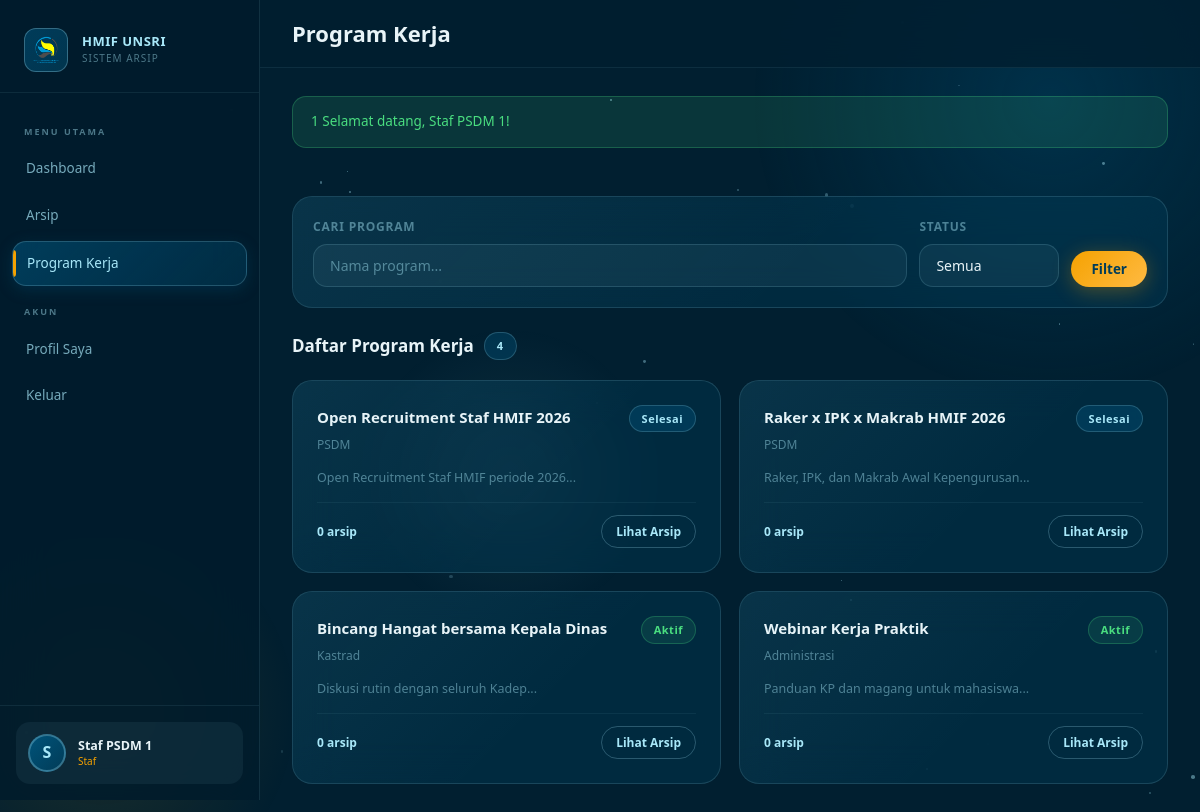
Screenshot of /programs/index.php (signed in) with the database file from the repository.
### tables this page shows
CREATE TABLE users (
    id INT PRIMARY KEY AUTO_INCREMENT,
    email VARCHAR(100) UNIQUE NOT NULL,
    password VARCHAR(255) NOT NULL,
    nama_lengkap VARCHAR(100) NOT NULL,
    foto_profil VARCHAR(255) NULL,
    role ENUM('ketua','waketua','sekum','bendum','kadin','wakadin','kadiv','staf') NOT NULL,
    department_id INT NULL,
    division_id INT NULL,
    is_active TINYINT(1) DEFAULT 1,
    created_at TIMESTAMP DEFAULT CURRENT_TIMESTAMP,
    updated_at TIMESTAMP DEFAULT CURRENT_TIMESTAMP ON UPDATE CURRENT_TIMESTAMP
);

CREATE TABLE programs (
    id INT PRIMARY KEY AUTO_INCREMENT,
    nama VARCHAR(200) NOT NULL,
    department_id INT NOT NULL,
    deskripsi TEXT,
    status ENUM('aktif','selesai','dibatalkan') DEFAULT 'aktif',
    created_at TIMESTAMP DEFAULT CURRENT_TIMESTAMP,
    FOREIGN KEY (department_id) REFERENCES departments(id) ON DELETE CASCADE
);

CREATE TABLE departments (
    id INT PRIMARY KEY AUTO_INCREMENT,
    nama VARCHAR(100) NOT NULL,
    kode VARCHAR(10) UNIQUE NOT NULL,
    deskripsi TEXT,
    created_at TIMESTAMP DEFAULT CURRENT_TIMESTAMP
);

### src/middleware/auth.php (called while the page is built, shortened)
<?php
function getCurrentUser() {
    $db = getDB();
    $stmt = $db->prepare("
        SELECT u.*, d.nama as dept_nama, d.kode as dept_kode,
               dv.nama as div_nama, dv.kode as div_kode
        FROM users u
        LEFT JOIN departments d ON u.department_id = d.id
        LEFT JOIN divisions dv ON u.division_id = dv.id
        WHERE u.id = ? AND u.is_active = 1
    ");
    $stmt->execute([$_SESSION['user_id']]);
    return $stmt->fetch();
}
function getRoleLabel($role) {
    $labels = [
        'ketua' => 'Ketua HMIF',
        'waketua' => 'Wakil Ketua',
        'sekum' => 'Sekretaris Umum',
        'bendum' => 'Bendahara Umum',
        'kadin' => 'Kepala Dinas',
        'wakadin' => 'Wakil Kepala Dinas',
        'kadiv' => 'Kepala Divisi',
        'staf' => 'Staf',
    ];
    return $labels[$role] ?? $role;
}

### src/helpers/functions.php (called while the page is built, shortened)
<?php
function sanitize($str) {
    return htmlspecialchars(trim($str), ENT_QUOTES, 'UTF-8');
}
function getFlash() {
    if (isset($_SESSION['flash'])) {
        $flash = $_SESSION['flash'];
        return $flash;
    }
    return null;
}

### programs/index.php (the view, shortened to what this page needs)
<?php
$pageTitle = 'Program Kerja';
require_once __DIR__ . '/../template/header.php';
$db = getDB();
$search = trim($_GET['search'] ?? '');
$where = ['1=1'];
$params = [];
$whereStr = implode(' AND ', $where);
$stmt = $db->prepare("
    SELECT p.*, d.nama as dept_nama,
           COUNT(a.id) as archive_count
    FROM programs p
    LEFT JOIN departments d ON p.department_id = d.id
    LEFT JOIN archives a ON p.id = a.program_id
    WHERE $whereStr
    GROUP BY p.id
    ORDER BY p.created_at DESC
");
$stmt->execute($params);
$programs = $stmt->fetchAll();
?>
<div class="page-content">
    <div class="glass-card" style="padding:20px;margin-bottom:24px" data-animate>
        <form method="GET">
            <div style="display:flex;flex-wrap:wrap;gap:12px;align-items:flex-end">
                <div style="flex:1;min-width:200px">
                    <label class="form-label">Cari Program</label>
                    <input type="text" name="search" class="form-control" placeholder="Nama program..." value="<?= sanitize($search) ?>">
                </div>
                <div style="min-width:140px">
                    <label class="form-label">Status</label>
                    <select name="status" class="form-control">
                        <option value="">Semua</option>
                    </select>
                </div>
                <div style="display:flex;gap:8px">
                    <button type="submit" class="btn btn-primary">Filter</button>
                </div>
            </div>
        </form>
    </div>
    <div class="section-header" data-animate>
        <div class="section-title">
            Daftar Program Kerja
            <span class="badge badge-blue"><?= count($programs) ?></span>
        </div>
    </div>
    <?php if (empty($programs)): ?>
    <div class="empty-state glass-card">
        <span class="empty-icon"></span>
        <div class="empty-title">Belum ada program kerja</div>
        <div class="empty-desc">Program kerja akan ditampilkan di sini</div>
    </div>
    <?php else: ?>
    <div style="display:grid;grid-template-columns:repeat(auto-fill,minmax(320px,1fr));gap:18px">
        <?php foreach ($programs as $prog): ?>
        <div class="glass-card" style="padding:24px" data-animate>
            <div style="display:flex;align-items:flex-start;justify-content:space-between;margin-bottom:14px">
                <div style="flex:1">
                    <div style="font-family:var(--font-display);font-size:15px;font-weight:700;color:var(--text-primary);margin-bottom:6px">
                        <?= sanitize($prog['nama']) ?>
                    </div>
                    <div style="font-size:12px;color:var(--text-muted)"><?= sanitize($prog['dept_nama']) ?></div>
                </div>
                <span class="badge <?= $prog['status'] == 'aktif' ? 'badge-green' : ($prog['status'] == 'selesai' ? 'badge-blue' : 'badge-red') ?>">
                    <?= ucfirst($prog['status']) ?>
                </span>
            </div>
            <?php if ($prog['deskripsi']): ?>
            <p style="font-size:12.5px;color:var(--text-muted);margin-bottom:14px;line-height:1.6">
                <?= sanitize(substr($prog['deskripsi'], 0, 100)) ?>...
            </p>
            <?php endif; ?>
            <div style="display:flex;align-items:center;justify-content:space-between;padding-top:12px;border-top:1px solid rgba(168,232,249,0.06)">
                <div style="display:flex;align-items:center;gap:6px">
                    <span style="font-size:12px;font-weight:600;color:var(--blue-light)"><?= $prog['archive_count'] ?> arsip</span>
                </div>
                <div style="display:flex;gap:8px">
                    <a href="<?= APP_URL ?>/archives/index.php?program_id=<?= $prog['id'] ?>" class="btn btn-outline btn-sm">Lihat Arsip</a>
                </div>
            </div>
        </div>
        <?php endforeach; ?>
    </div>
    <?php endif; ?>
</div>
<?php require_once __DIR__ . '/../template/footer.php'; ?>

### template/header.php (shortened to what this page needs)
<?php
require_once __DIR__ . '/../src/middleware/auth.php';
require_once __DIR__ . '/../src/helpers/functions.php';
$currentUser = getCurrentUser();
$flash = getFlash();
function getAvatarSrc($user) {
    return null;
}
$avatarSrc = getAvatarSrc($currentUser);
$initials = strtoupper(substr($currentUser['nama_lengkap'], 0, 1));
?>
<!DOCTYPE html>
<html lang="id">
<head>
    <link rel="stylesheet" href="<?= APP_URL ?>/public/assets/css/main.css">
</head>
<body>
<div class="bg-animated"><div class="bg-orb"></div></div>
<aside class="sidebar" id="sidebar">
    <div class="sidebar-logo">
        <div style="width:44px;height:44px;border-radius:12px;background:linear-gradient(135deg,rgba(0,83,122,0.6),rgba(1,60,88,0.8));border:1.5px solid rgba(168,232,249,0.3);display:flex;align-items:center;justify-content:center;font-size:22px;flex-shrink:0;">
            <img src="<?= APP_URL ?>/public/assets/images/logo-hmif.png" alt="Logo" style="width:30px;height:30px;">
        </div>
        <div class="sidebar-logo-text">
            <div class="org-name">HMIF UNSRI</div>
            <div class="org-sub">Sistem Arsip</div>
        </div>
    </div>
    <nav class="sidebar-nav">
        <div class="nav-section-label">Menu Utama</div>
        <a href="<?= APP_URL ?>/dashboard.php" class="nav-item <?= (basename($_SERVER['PHP_SELF']) == 'dashboard.php') ? 'active' : '' ?>">
            <span>Dashboard</span>
        </a>
        <a href="<?= APP_URL ?>/archives/index.php" class="nav-item <?= (strpos($_SERVER['PHP_SELF'], '/archives/') !== false) ? 'active' : '' ?>">
            <span>Arsip</span>
        </a>
        <a href="<?= APP_URL ?>/programs/index.php" class="nav-item <?= (strpos($_SERVER['PHP_SELF'], '/programs/') !== false) ? 'active' : '' ?>">
            <span>Program Kerja</span>
        </a>
        <div class="nav-section-label">Akun</div>
        <a href="<?= APP_URL ?>/profile/index.php" class="nav-item <?= (strpos($_SERVER['PHP_SELF'], '/profile/') !== false) ? 'active' : '' ?>">
            <span>Profil Saya</span>
        </a>
        <a href="<?= APP_URL ?>/logout.php" class="nav-item" onclick="return confirm('Yakin ingin keluar?')">
            <span>Keluar</span>
        </a>
    </nav>
    <div class="sidebar-user">
        <a href="<?= APP_URL ?>/profile/index.php" class="sidebar-user-card">
            <?php if ($avatarSrc): ?>
                <img src="<?= $avatarSrc ?>" alt="Avatar" class="user-avatar">
            <?php else: ?>
                <div class="user-avatar-placeholder"><?= $initials ?></div>
            <?php endif; ?>
            <div class="flex-1" style="min-width:0">
                <div class="user-info-name"><?= sanitize($currentUser['nama_lengkap']) ?></div>
                <div class="user-info-role"><?= getRoleLabel($currentUser['role']) ?></div>
            </div>
        </a>
    </div>
</aside>
<div class="main-content">
    <header class="topbar">
        <div style="display: flex; align-items: center; gap: 16px;">
            <div>
                <div class="page-title">
                    <?= $pageTitle ?? 'Dashboard' ?>
                </div>
            </div>
        </div>
    </header>
    <?php if ($flash): ?>
    <div class="page-content" style="padding-bottom:0">
        <div class="alert alert-<?= $flash['type'] == 'success' ? 'success' : ($flash['type'] == 'error' ? 'error' : 'info') ?>">
            <?= $flash['type'] == 'success' ? : ($flash['type'] == 'error' ? '❌' : 'ℹ️') ?>
            <?= sanitize($flash['message']) ?>
        </div>
    </div>
    <?php endif; ?>

### rows the page displays
users: nama_lengkap "S", nama_lengkap "Staf PSDM 1", role "Staf"
programs: nama "Open Recruitment Staf HMIF 2026", department.nama "PSDM", status "Selesai", deskripsi "Open Recruitment Staf HMIF periode 2026", archive_count "0"
programs: nama "Raker x IPK x Makrab HMIF 2026", department.nama "PSDM", status "Selesai", deskripsi "Raker, IPK, dan Makrab Awal Kepengurusan", archive_count "0"
programs: nama "Bincang Hangat bersama Kepala Dinas", department.nama "Kastrad", status "Aktif", deskripsi "Diskusi rutin dengan seluruh Kadep", archive_count "0"
programs: nama "Webinar Kerja Praktik", department.nama "Administrasi", status "Aktif", deskripsi "Panduan KP dan magang untuk mahasiswa", archive_count "0"

### other values shown
$pageTitle "Program Kerja"
$flash['message'] "Selamat datang, Staf PSDM 1!"
count($programs) "4"
